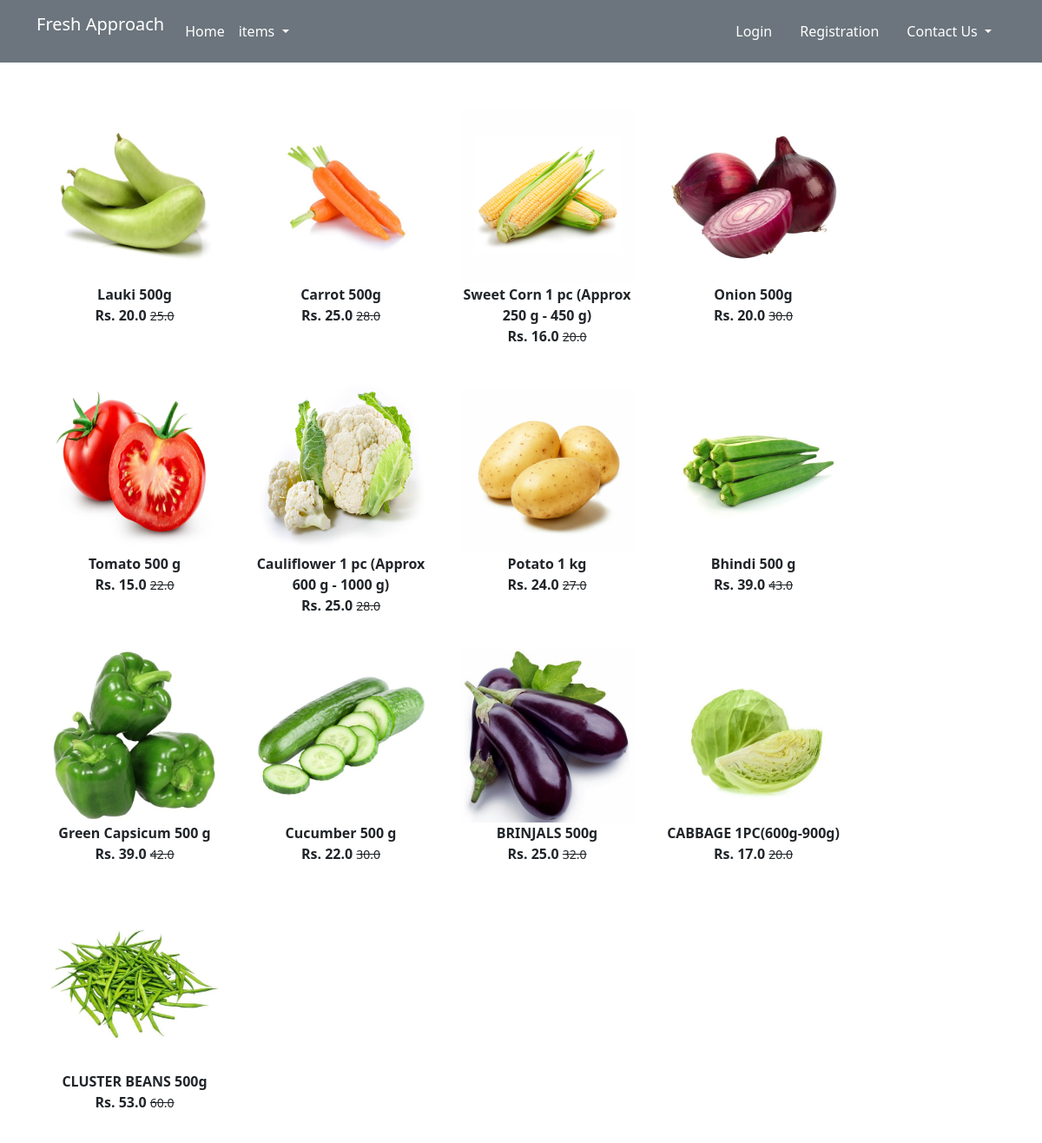
Page /Vegetables/ on the committed database.
### app/models.py (models this page shows, shortened)
class Product(models.Model):
    title = models.CharField(max_length=100)
    selling_price = models.FloatField()
    discounted_price = models.FloatField()
    description = models.TextField()
    brand = models.CharField(max_length=100)
    category = models.CharField(choices=CATEGORY_CHOICES, max_length=2)
    product_image = models.ImageField(upload_to='productimg')

### app/views.py (the view)
# urls.py: path('Vegetables/', views.Vegetables, name='Vegetables'),
def Vegetables(request, data=None):
    if data == None:
        Vegetables = Product.objects.filter(category='V')
    return render(request, 'app/Vegetables.html', {'Vegetables': Vegetables})

### app/templates/app/Vegetables.html (shortened to what this page needs)
{% extends 'app/base.html' %}
{% load static %}
{% block main-content %}
<div class="container my-5">
 <div class="row">
  <div class="col-sm-10">
   <div class="row">
    {% for product in Vegetables %}
    <div class="col-sm-3 text-center mb-4">
     <a href="{% url 'product-detail' product.id %}" class="btn">
      <div class="item">
       <img src="{{product.product_image.url}}" alt="" height="200" width="200" class="">
       <div class="fw-bold">{{product.title}}</div>
       <div class="fw-bold">Rs. {{product.discounted_price}}
        <small class="fw-light text-decoration-line-through">{{product.selling_price}}</small>
        </div>
      </div>
     </a>
    </div>
    {% endfor %}
   </div>
  </div>
 </div>
</div>
{% endblock main-content %}

### rows in the picture
Product: product_image (picture), title "Lauki 500g", discounted_price "20.0", selling_price "25.0"
Product: product_image (picture), title "Carrot 500g", discounted_price "25.0", selling_price "28.0"
Product: product_image (picture), title "Sweet Corn 1 pc (Approx 250 g - 450 g)", discounted_price "16.0", selling_price "20.0"
Product: product_image (picture), title "Onion 500g", discounted_price "20.0", selling_price "30.0"
Product: product_image (picture), title "Tomato 500 g", discounted_price "15.0", selling_price "22.0"
Product: product_image (picture), title "Cauliflower 1 pc (Approx 600 g - 1000 g)", discounted_price "25.0", selling_price "28.0"
Product: product_image (picture), title "Potato 1 kg", discounted_price "24.0", selling_price "27.0"
Product: product_image (picture), title "Bhindi 500 g", discounted_price "39.0", selling_price "43.0"
Product: product_image (picture), title "Green Capsicum 500 g", discounted_price "39.0", selling_price "42.0"
Product: product_image (picture), title "Cucumber 500 g", discounted_price "22.0", selling_price "30.0"
Product: product_image (picture), title "BRINJALS 500g", discounted_price "25.0", selling_price "32.0"
Product: product_image (picture), title "CABBAGE 1PC(600g-900g)", discounted_price "17.0", selling_price "20.0"
Product: product_image (picture), title "CLUSTER BEANS 500g", discounted_price "53.0", selling_price "60.0"
